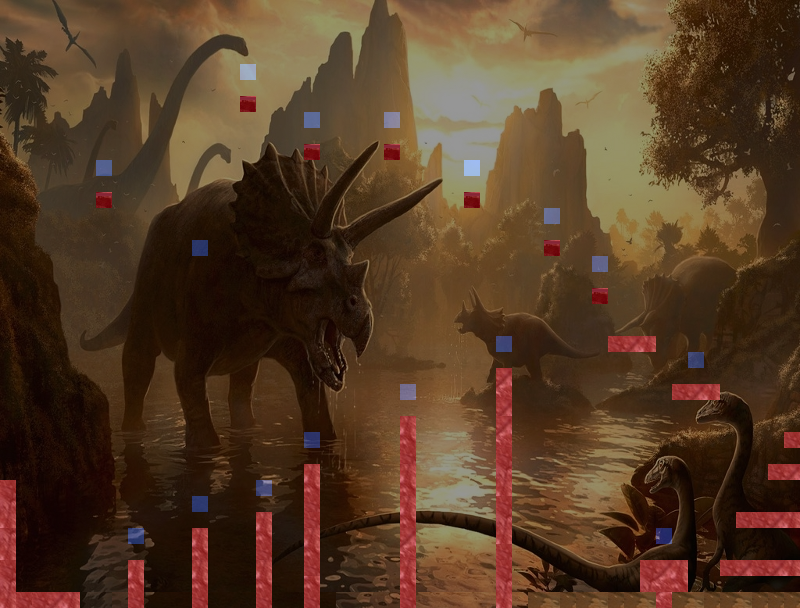

This is a level from a 2D game, rendered from its Tiled map with the project's own tilesets. A one-line summary and the map file follow, with tile-layer data summarised:
An orthogonal 50x38 tile map with 16x16 px tiles, 3 tile layers (collision, diamonds, tiles), 3 tilesets.

<map version="1.0" orientation="orthogonal" width="50" height="38" tilewidth="16" tileheight="16">
 <tileset firstgid="1" name="collision" tilewidth="16" tileheight="16">
  <image source="collision.png" width="80" height="32" />
 </tileset>
 <tileset firstgid="11" name="rock_sample" tilewidth="16" tileheight="16">
  <image source="rock_sample.png" width="414" height="702" />
 </tileset>
 <tileset firstgid="1086" name="background5" tilewidth="16" tileheight="16">
  <image source="background5.jpeg" width="800" height="600" />
 </tileset>
 <layer name="collision" width="50" height="38">
  <data>[1900 cells, 94 non-empty, 1 distinct tile ids]</data>
 </layer>
 <layer name="diamonds" width="50" height="38">
  <data>[1900 cells, 16 non-empty, 1 distinct tile ids]</data>
 </layer>
 <layer name="tiles" width="50" height="38" opacity="0.59">
  <data>[1900 cells, 1900 non-empty, 1780 distinct tile ids]</data>
 </layer>
</map>